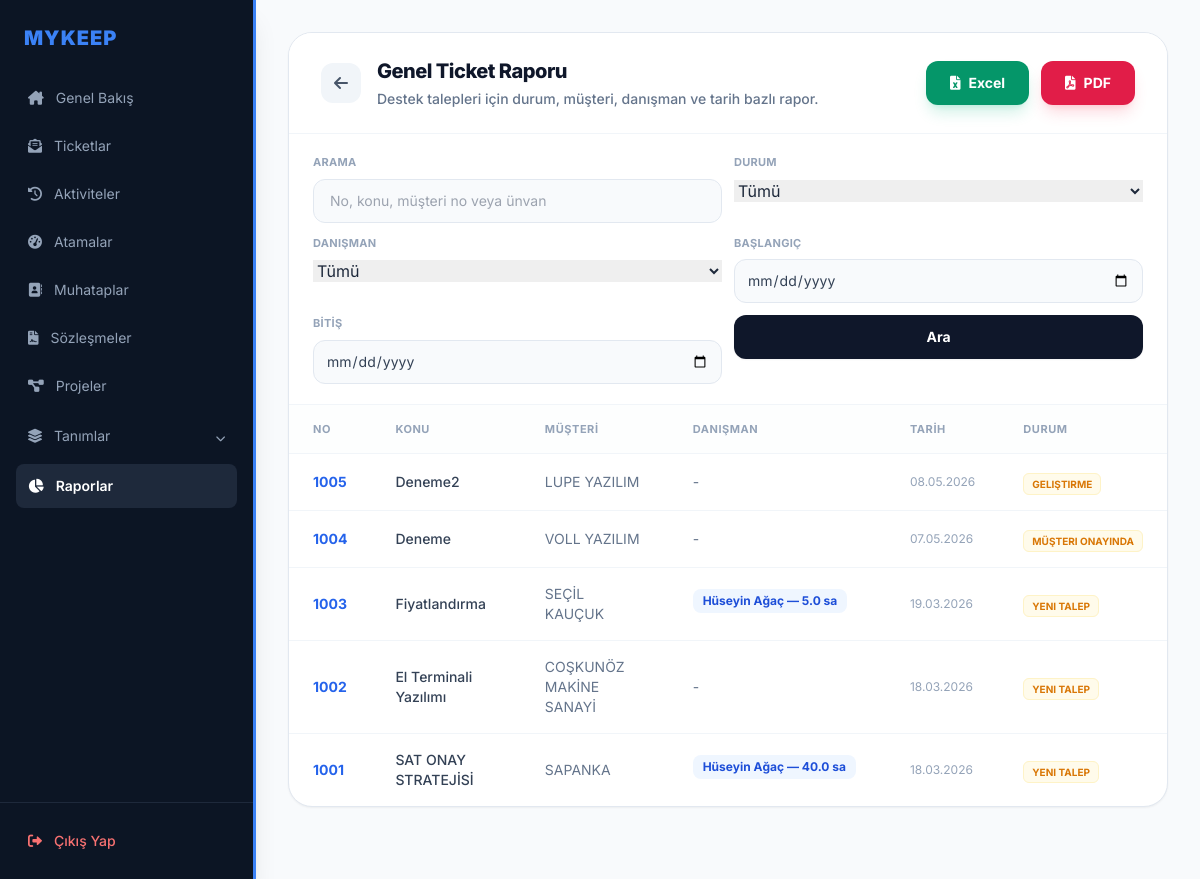
Page /raporlar/ticket/ (signed in) on the earlier database version.
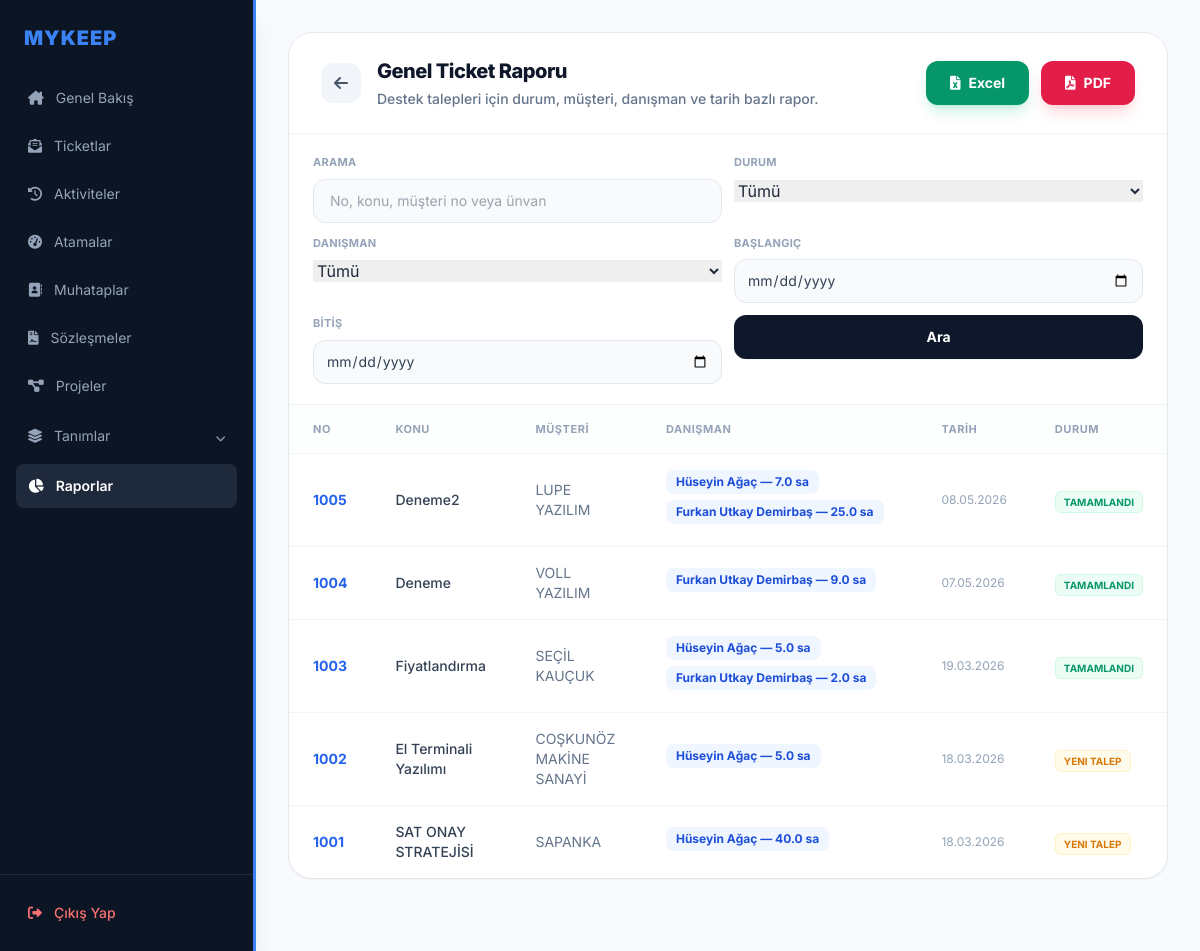
Same page on the later database version.
### ticket/models.py (models this page shows, shortened)
class ticket(models.Model):
    ticketno = models.IntegerField(primary_key=True, unique=True, blank=True)
    konu: models.CharField= models.CharField(max_length=100)
    unvan = models.ForeignKey("muhatap.muhatap", to_field="unvan", on_delete=models.CASCADE, null=True)
    sozlesmeno = models.ForeignKey("sozlesme.sozlesmeler", to_field="sozlesmeno", on_delete=models.CASCADE, null=True)
    bolumkod = models.ForeignKey("modul.bolum", to_field="kod", on_delete=models.CASCADE, null=True)
    destekturu = models.ForeignKey("destekturu.destektur", to_field="definition", on_delete=models.PROTECT, null=True)
    taleptarih = models.DateTimeField(default=timezone.now)
    termintarih = models.DateTimeField(null=True, blank=True)
    oncelikkod = models.ForeignKey("destekturu.oncelik", to_field="kod", on_delete=models.CASCADE, null=True)
    aciklama = models.TextField(null=True, blank=True)
    durumtanim = models.ForeignKey("statu", to_field="durumtanim", on_delete=models.CASCADE, null=True)
    faturadurum = models.ForeignKey("faturalama", to_field="faturadurum", on_delete=models.CASCADE, null=True)
    danisman = models.ManyToManyField("modul.danisman", blank=True, related_name="ticket_danismanlar")
    efor = models.FloatField(null=True, blank=True)
    onay = models.BooleanField(default=False)
    musteri_ticket_no = models.CharField(max_length=50, null=True, blank=True, verbose_name="Müşteri Ticket No")

class statu(models.Model):
    durumtanim = models.CharField(max_length=70, null=True, unique=True)

### muhatap/models.py (models this page shows, shortened)
class muhatap(models.Model):
    unvan = models.CharField(max_length=100,unique=True)
    vkn = models.CharField(max_length=11)
    adres = models.TextField()
    telefon =models.CharField(max_length=10, null=True)
    grupkod = models.ForeignKey("hesapgrubu", to_field="grupkod", on_delete=models.CASCADE ,null=True)
    slug = models.SlugField(max_length=100,unique=True,null=True)
    aktif = models.BooleanField(default=False,null=True)

### modul/models.py (models this page shows, shortened)
class danisman(models.Model):
    username = models.CharField(max_length=10, unique=True)
    isim = models.CharField(max_length=40)
    email = models.EmailField(max_length=100, null=True, blank=True)
    telefon = models.CharField(max_length=10)
    tur = models.CharField(
        max_length=20,
        choices=[('İç Kaynak', 'İç Kaynak'), ('Dış Kaynak', 'Dış Kaynak')],
        default='İç Kaynak',
        verbose_name="Danışman Türü"
    )
    yetkinlik = models.ManyToManyField(bolum, related_name="yetkinlikler")

### raporlar/views.py (the view)
# urls.py: path('raporlar/ticket/', raporlar_views.ticket_rapor_detay, name='ticket_rapor_detay'),
def ticket_rapor_detay(request):
    ticketlar = _ticket_queryset(request)
    context = _filter_context(request)
    context.update({
        "ticketlar": ticketlar,
        "rapor_baslik": "Genel Ticket Raporu",
        "rapor_aciklama": "Destek talepleri için durum, müşteri, danışman ve tarih bazlı rapor.",
        "show_excel": True,
        "export_excel_url": reverse("rapor_indir_excel"),
        "export_pdf_url": reverse("ticket_rapor_pdf"),
    })
    return render(request, "ticket_rapor_detay.html", context)

### templates/ticket_rapor_detay.html (shortened to what the changed rows need)
{% extends 'base.html' %}
{% block content %}
<div class="bg-white border border-slate-200 rounded-3xl shadow-sm overflow-hidden mb-10">
    <div class="px-8 py-6 border-b border-slate-100 flex justify-between items-center bg-white">
        <div class="flex items-center space-x-4">
            <div>
                <h2 class="text-xl font-extrabold text-slate-900 tracking-tight">{{ rapor_baslik }}</h2>
            </div>
        </div>
    </div>
    <div class="overflow-x-auto">
        <table class="w-full text-left border-collapse">
            <thead>
                <tr class="text-[11px] uppercase tracking-wider text-slate-400 font-bold border-b border-slate-100 bg-slate-50/30">
                    <th class="px-6 py-4">No</th>
                    <th class="px-6 py-4">Konu</th>
                    <th class="px-6 py-4">Müşteri</th>
                    <th class="px-6 py-4">Danışman</th>
                    <th class="px-6 py-4">Tarih</th>
                    <th class="px-6 py-4">Durum</th>
                </tr>
            </thead>
            <tbody class="divide-y divide-slate-100">
                {% for t in ticketlar %}
                <tr class="hover:bg-slate-50/80 transition group">
                    <td class="px-6 py-4 text-sm font-bold text-blue-600">
                        <a href="{% url 'ticket_duzenle' t.pk %}" class="hover:underline hover:text-blue-800 transition">{{ t.ticketno }}</a>
                    </td>
                    <td class="px-6 py-4 text-sm text-slate-700 font-medium">
                        <a href="{% url 'ticket_duzenle' t.pk %}" class="hover:text-blue-600 transition">{{ t.konu }}</a>
                    </td>
                    <td class="px-6 py-4 text-sm text-slate-500">
                        {% if t.unvan %}
                            <a href="{% url 'muhatap_duzenle' t.unvan.pk %}" class="hover:text-blue-600 hover:underline transition">{{ t.unvan.unvan }}</a>
                        {% else %}
                            -
                        {% endif %}
                    </td>
                    <td class="px-6 py-4 text-sm text-slate-500">
                        {% for d_info in t.danisman_efor_detay %}
                            <a href="{% url 'danisman_duzenle' d_info.danisman.pk %}" class="inline-flex items-center px-2.5 py-1 rounded-lg bg-blue-50 text-blue-700 text-xs font-bold mr-1.5 mb-1.5 hover:bg-blue-100 hover:underline transition whitespace-nowrap">
                                {{ d_info.danisman.isim }} &mdash; {{ d_info.efor|default:"0" }} sa
                            </a>
                        {% empty %}
                            -
                        {% endfor %}
                    </td>
                    <td class="px-6 py-4 text-xs text-slate-400 whitespace-nowrap">{{ t.taleptarih|date:"d.m.Y" }}</td>
                    <td class="px-6 py-4 whitespace-nowrap">
                        {% if t.durumtanim and t.durumtanim.durumtanim == "Tamamlandı" %}
                            <span class="px-2 py-1 bg-emerald-50 text-emerald-600 text-[10px] font-bold rounded-md border border-emerald-100 whitespace-nowrap">TAMAMLANDI</span>
                        {% elif t.durumtanim %}
                            <span class="px-2 py-1 bg-amber-50 text-amber-600 text-[10px] font-bold rounded-md border border-amber-100 whitespace-nowrap">{{ t.durumtanim.durumtanim|upper }}</span>
                        {% else %}
                            <span class="px-2 py-1 bg-slate-100 text-slate-500 text-[10px] font-bold rounded-md border border-slate-200 whitespace-nowrap">BELİRTİLMEDİ</span>
                        {% endif %}
                    </td>
                </tr>
                {% empty %}
                <tr>
                    <td colspan="7" class="px-6 py-10 text-center text-slate-400 text-sm italic">Raporda gösterilecek kayıt bulunamadı.</td>
                </tr>
                {% endfor %}
            </tbody>
        </table>
    </div>
</div>
{% endblock %}

Differences in the rows shown:
changed ticket "Deneme2": gains danisman (danisman.isim "Hüseyin Ağaç", efor "7.0", efor "5.0", efor "40.0"); durumtanim.durumtanim "GELIŞTIRME" → (not shown); now shows "TAMAMLANDI"
added danisman: danisman.isim "Furkan Utkay Demirbaş", efor "25.0", efor "9.0", efor "2.0"
changed ticket "Deneme": durumtanim.durumtanim "MÜŞTERI ONAYINDA" → (not shown); now shows "TAMAMLANDI"
changed ticket "Fiyatlandırma": durumtanim.durumtanim "YENI TALEP" → (not shown); now shows "TAMAMLANDI"
changed ticket "El Terminali Yazılımı": gains danisman (danisman.isim "Hüseyin Ağaç", efor "7.0", efor "5.0", efor "40.0"); no longer shows "-"
